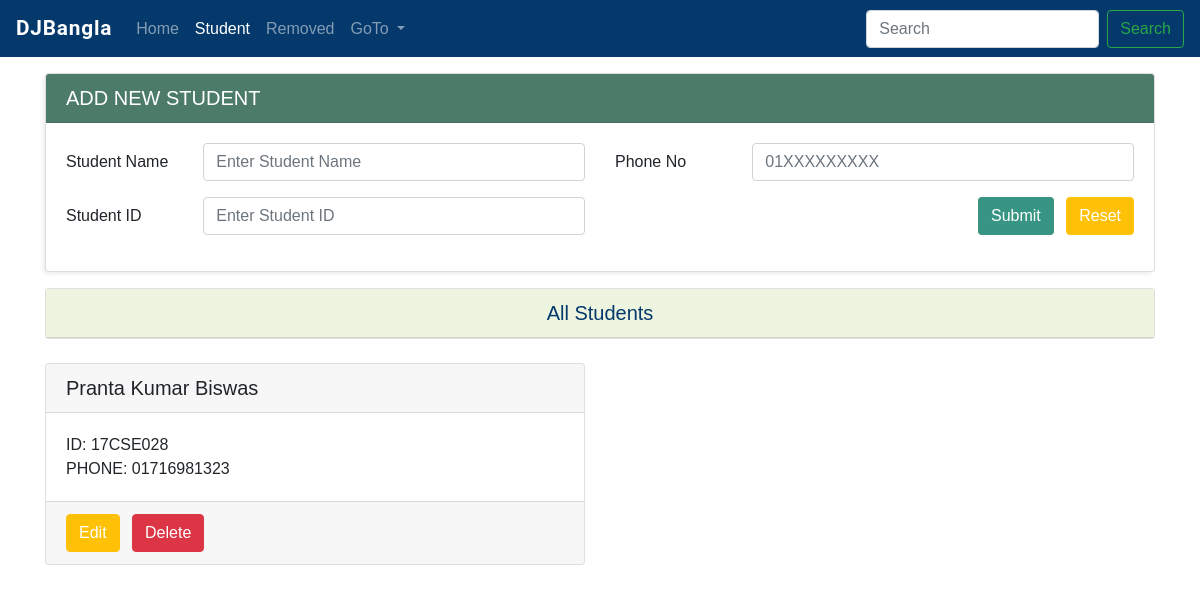
Screenshot of /crudsearch/student/ with the database file from the repository.
### crudsearch/models.py (models this page shows, shortened)
class Student(models.Model):
    name = models.CharField( max_length=50)
    student_id = models.CharField(max_length=50, unique = True)
    phone = models.CharField(max_length=50)

### crudsearch/views.py (the view)
# urls.py: path('student/',views.crudsearch_student, name="crudsearch_student"),
def crudsearch_student(request):
    student = Student.objects.all()
    stu_paginator = Paginator(student, 6)
    stu_page = request.GET.get('stu_page')
    try:
        student = stu_paginator.page(stu_page)
    except PageNotAnInteger:
        student = stu_paginator.page(1)
    except EmptyPage:
        student = stu_paginator.page(stu_paginator.num_pages)
    if request.method == 'POST':
        myform = StudentRegistration(request.POST)
        if myform.is_valid():
            name = myform.cleaned_data['name']
            student_id = myform.cleaned_data['student_id']
            phone = myform.cleaned_data['phone']
            register = Student(name = name, student_id = student_id, phone = phone)
            register.save()
            messages.success(request, 'Student Added successfully')
            return HttpResponseRedirect('/crudsearch/student/')
    else:
        myform = StudentRegistration()
    diction = {'myform':myform, 'student':student}
    return render(request, 'crudsearch/student.html', context = diction)

### crudsearch/forms.py (shortened to what this page needs)
class StudentRegistration(forms.ModelForm):
    class Meta:
        model = Student
        fields = ['name', 'student_id', 'phone']

### templates/crudsearch/student.html (shortened to what this page needs)
{% extends 'crudsearch/base.html' %}
{% block extracsscdn %}
<link href="https://cdn.jsdelivr.net/npm/select2@4.1.0-beta.1/dist/css/select2.min.css" rel="stylesheet" />
{% endblock extracsscdn %}
{% block studentactive %}
    active
{% endblock studentactive %}
{% block body %}
<div class="container pt-3">
    <div class="card mycard">
        <div class="card-header mycardheader">
            <h5>ADD NEW STUDENT</h5>
        </div>
        <form method="POST">
        <div class="card-body">
            <div class="row">
                <div class="col-md-6 col-sm-12">
                    <div class="form-group row">
                        <label class="col-sm-12 col-md-3 col-form-label">Student Name</label>
                        <div class="col-sm-12 col-md-9">
                            <input type="text" class="form-control" name="name" placeholder="Enter Student Name" required>
                        </div>
                    </div>
                    <div class="form-group row">
                        <label class="col-sm-12 col-md-3 col-form-label">Student ID</label>
                        <div class="col-sm-12 col-md-9">
                            <input type="text" class="form-control" name="student_id" placeholder="Enter Student ID" required>
                        </div>
                    </div>
                </div>
                <div class="col-md-6 col-sm-12">
                    <div class="form-group row">
                        <label class="col-sm-12 col-md-3 col-form-label">Phone No</label>
                        <div class="col-sm-12 col-md-9">
                          <input type="text" class="form-control" name="phone" placeholder="01XXXXXXXXX" required>
                        </div>
                    </div>
                    <div class="form-group row">
                        <label class="col-sm-12 col-md-3 col-form-label"></label>
                        <div class="col-sm-12 col-md-9 text-right">
                           <button class="btn mybtn">Submit</button>
                            <span><input type="reset" class="btn btn-warning text-white ml-2" value="Reset"> </span>
                        </div>
                    </div>
                </div>
            </div>
            </div>
    </form>
    </div>
    <div class="row">
        <div class="col-md-12 col-sm-12">
            <div class="card mt-3 mb-2">
                <div class="card-header mycardheader1">
                    <h5 class="text-center">All Students</h5>
                </div>
            </div>
        </div>
    </div>
<div class="row">
    {% if student %}
            {% for student in student %}
            <div class="col-md-6 col-sm-6 mt-3">
            <div class="card ">
                <div class="card-header">
                    <h5>{{student.name}}</h5>
                </div>
                <div class="card-body">
                    ID: {{student.student_id}}
                    <br>
                    PHONE: {{ student.phone }}
                </div>
                <div class="card-footer">
                    <a href="{% url 'crudsearch_student_edit' student.id %}" class="btn btn-warning text-white">Edit</a>
                    <span>
                        <form action="{% url 'crudsearch_delete_student' student.id %}" method="POST" class="d-inline">
                            <button class="btn btn-danger ml-2">Delete</button>
                        </form>
                    </span>
                </div>
            </div>
        </div>
            {% endfor %}
        {% else %}
            <alert class="alert-warning">No data Available</alert>
        {% endif %}
    </div>
    <br><br>
        <br><br>
        <br><br>
{% endblock body %}

### static/css/basestyle.css (style rules this page uses)
* { margin: 0; padding: 0; }
:root { --roboto: "Roboto", sans-serif; --engfont: "Raleway", sans-serif; --banglafont: "Hind Siliguri", sans-serif; --bg: #5cdb94; --darkcolor: #05396b; --lightcolor: #edf5e0; --btn: #389583; --btnhover: #edf5e0; --dj: #0c4b33; }
body { margin: 0; padding: 0; font-family: var(--banglafont); }

### static/css/crudsearch.css (style rules this page uses)
* { margin: 0; padding: 0; }
:root { --roboto: "Roboto", sans-serif; --engfont: "Raleway", sans-serif; --banglafont: "Hind Siliguri", sans-serif; --bg: #5cdb94; --darkcolor: #05396b; --lightcolor: #edf5e0; --btn: #389583; --btnhover: #edf5e0; --dj: #0c4b33; --djlite: #4d7b69; }
.mycardheader { background: var(--djlite) !important; background-color: var(--djlite) !important; color: white; }
h5 { margin: 0; }
.mycard { box-shadow: -2px 2px 5px -1px rgba(0, 0, 0, 0.11); }
.mycardheader1 { background: var(--lightcolor); color: var(--darkcolor); }
.mybtn { background: var(--btn); color: white; }

### rows the page displays
Student: name "Pranta Kumar Biswas", student_id "17CSE028", phone "01716981323"
